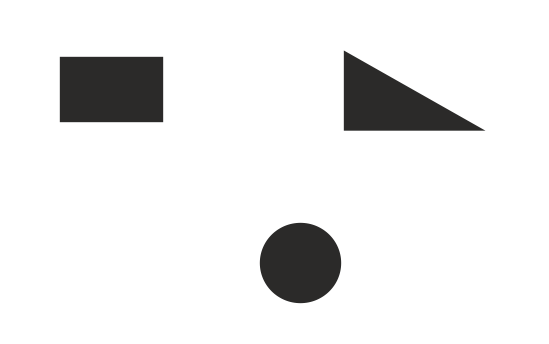
#> input picture task2/pattern1.png, 549 x 344 px, found by its file name
$ jupyter execute nl_scene-segmentation.ipynb
#> lines starting #> are read from the running program, lines starting #| are printed output that depends on the picture; after the words box and inside, x2 and y2 are one past the last pixel; in counts of white or black regions, pixels touching at a corner belong together; long printed decimals are rounded
[cell 1]
import numpy as np
import matplotlib.pyplot as plt
from skimage import io
from skimage.color import rgb2gray


path = './'

image = io.imread(path + 'pattern1.png')
#> image is the input picture: shape (344, 549, 3); mean R, G, B 235.3, 235.2, 235.1

image = rgb2gray(image)
#> image: shape (344, 549) float64

plt.imshow(image, cmap='gray')
plt.axis('on')
plt.suptitle('Analizowany obraz')
plt.show()

bins=np.arange(0, 257)
histo = np.histogram(image, bins=bins)

hist, bins = histo
#> hist = 256 values, max 170634 at index 1, min 0 at index 2, mean 737.7; bins = 257 values from 0 to 256

plt.plot(bins[:-1], hist)
plt.suptitle('Histogram')
plt.show()
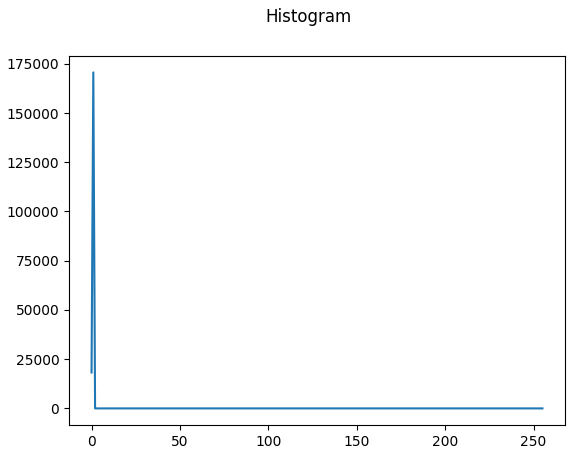
#> figure drawn by matplotlib, 1 panel; curve peaks at x = 1, y = 170634

[cell 2]
from skimage import filters

th = filters.threshold_otsu(image)
#> th = 0.581
print('Prog binaryzacji: ', th)
#| Prog binaryzacji:  0.581

binary = image < th
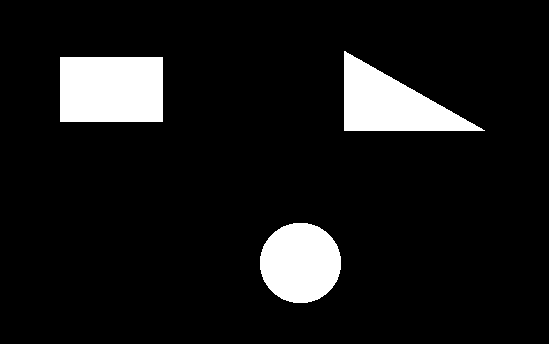
#> binary: shape (344, 549) bool; 9.3% white; 3 white regions, box (x1, y1, x2, y2) and area: (60, 57, 163, 122) 6695, (344, 51, 485, 131) 5711, (260, 223, 341, 303) 5128

plt.imshow(binary, cmap='binary')
plt.axis('on')
plt.suptitle('Obraz po binaryzacji')
plt.show()

[cell 3]
from scipy import ndimage as ndi
label_objects, nb_labels = ndi.label(binary)
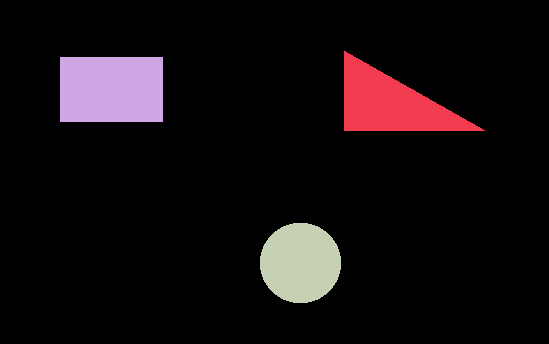
#> label_objects: shape (344, 549) int32; 4 distinct labels, from 0 to 3; one colour per label, 0 black
#> nb_labels = 3

sizes = np.bincount(label_objects.ravel())
#> sizes = [171322, 5711, 6695, 5128]
mask_sizes = sizes > 20
#> mask_sizes = [True, True, True, True]
mask_sizes[0] = 0

figures = mask_sizes[label_objects]

[cell 4]
plt.imshow(figures, cmap="hot")
plt.axis('on')
plt.suptitle('Obiekty na obrazie')
plt.show()

print(figures.shape)
#| (344, 549)
print(label_objects.shape)
#| (344, 549)
print(nb_labels)
#| 3

[cell 5]
plt.imshow(label_objects,cmap='hot')
plt.show()

mask_sizes
print(sizes, mask_sizes)
#| [171322   5711   6695   5128] [False  True  True  True]
print(label_objects[100][300])
#| 0
print(label_objects[100][400])
#| 1
print(label_objects[100][100])
#| 2
# print label_objects.size, label_objects.shape
print(np.sum(label_objects == 2))
#| 6695

[cell 6]
no_of_object = 2

def cog(labelledImage, objNumber):
    cx = 0
    cy = 0
    for y in range(labelledImage.shape[0]):
        for x in range(labelledImage.shape[1]):
            if labelledImage[y,x] == objNumber:
                cy = cy + y
                cx = cx + x

    cx = cx / sizes[objNumber]
    cy = cy / sizes[objNumber]

    return int(cy), int(cx)

cogs = []
for i in range(nb_labels):
    cogs.append(cog(label_objects, i+1))
#> this loop made 3 passes
#> (cx in cog, cy in cog) on passes 1 to 3: (390.8, 103.7), (111, 89), (300, 262.5)
#> after the loop, cogs = [(103, 390), (89, 111), (262, 300)]

print(cogs)
#| [(103, 390), (89, 111), (262, 300)]

[cell 7]
def drawMarkers(image, coords):

    image = np.copy(image)

    for item in coords:
        y,x = item
        for j in range(y-5, y+6):
            image[j,x] = 0
        for i in range(x-5, x+6):
            image[y,i] = 0
#> this loop made 3 passes
#> image: shape (344, 549) int32; 4 distinct labels, from 0 to 3

    return image


lo = drawMarkers(label_objects, cogs)
plt.figure(figsize=(10,10))
plt.imshow(lo,cmap='hot')
plt.show()

[cell 8]
from operator import itemgetter

cogs2 = sorted(cogs, key=itemgetter(0,1))
#> cogs2 = [(89, 111), (103, 390), (262, 300)]
print(cogs2)
#| [(89, 111), (103, 390), (262, 300)]

from numpy.linalg import norm
cogs3 = sorted(cogs, key=lambda tup: norm(tup))
#> cogs3 = [(89, 111), (262, 300), (103, 390)]
print(cogs3)
#| [(89, 111), (262, 300), (103, 390)]

for item in cogs3:
    print(norm(item))
#> this loop made 3 passes
#| 142.274
#| 398.301
#| 403.372

[cell 9]
import math

p1 = 0
p2 = 1

print(cogs3[p1], cogs3[p2])
#| (89, 111) (262, 300)
print(label_objects.shape[0])
#| 344

[cell 10]
y = cogs3[p1][0] - cogs3[p2][0]
#> y = -173
x = cogs3[p1][1] - cogs3[p2][1]
#> x = -189
print(x,y)
#| -189 -173

angle = math.degrees(math.atan2(-y, x)) + 180
#> angle = 317.5

print(int(angle))
#| 317

[cell 11]
def getFigure(labelledImage, objNumber):

    points = []
    for y in range(labelledImage.shape[0]):
        for x in range(labelledImage.shape[1]):
            if labelledImage[y,x] == objNumber:
                points.append((y,x))

    return points

print(nb_labels)
#| 3

[cell 12]
for i in range(nb_labels):
    pts = getFigure(label_objects, i+1)
    print(len(pts))
#> this loop made 3 passes
#| 5711
#| 6695
#| 5128

[cell 13]
def cog2(points):
    mx=0
    my=0
    for (y,x) in points:
        mx = mx + x
        my = my + y
    mx = mx/len(points)
    my = my/len(points)

    return [my, mx]


for i in range(nb_labels):
    pts = getFigure(label_objects, i+1)

    print('Liczba punktow: ',len(pts),' Srodek ciezkosci: ', cog2(pts))
#> this loop made 3 passes
#| Liczba punktow:  5711  Srodek ciezkosci:  [103.691, 390.841]
#| Liczba punktow:  6695  Srodek ciezkosci:  [89.0, 111.0]
#| Liczba punktow:  5128  Srodek ciezkosci:  [262.5, 300.0]

[cell 14]
from scipy.spatial import distance

def computeBB(points):

    s = len(points)
    my,mx = cog2(pts)

    r = 0
    for point in points:
         r = r + distance.euclidean(point,(my,mx))**2

    return s/(math.sqrt(2*math.pi*r))

[cell 15]
for i in range(nb_labels):
    pts = getFigure(label_objects, i+1)
    bb = computeBB(pts)

    print('Liczba punktow: ',len(pts), ' Srodek ciezkosci: ', cog2(pts), ' Blair-Bliss: ', bb)
#> this loop made 3 passes
#> (s in computeBB, bb) on passes 1 to 3: (5711, 0.784), (6695, 0.928), (5128, 1)
#| Liczba punktow:  5711  Srodek ciezkosci:  [103.691, 390.841]  Blair-Bliss:  0.7838
#| Liczba punktow:  6695  Srodek ciezkosci:  [89.0, 111.0]  Blair-Bliss:  0.9285
#| Liczba punktow:  5128  Srodek ciezkosci:  [262.5, 300.0]  Blair-Bliss:  1

[cell 16]
def computeFeret(points):

    px = [x for (y,x) in points]
    py = [y for (y,x) in points]

    fx = max(px) - min(px)
    fy = max(py) - min(py)

    return float(fy)/float(fx)

[cell 17]
for i in range(nb_labels):
    pts = getFigure(label_objects, i+1)
    bb = computeBB(pts)
    feret = computeFeret(pts)

    print('Liczba punktow: ',len(pts),'\nSrodek ciezkosci: ', cog2(pts),'\nBlair-Bliss: ', bb,'\nFeret: ',feret, '\n---\n')
#> this loop made 3 passes
#> (s in computeBB, bb, fx in computeFeret, fy in computeFeret, feret) on passes 1 to 3: (5711, 0.784, 140, 79, 0.564), (6695, 0.928, 102, 64, 0.627), (5128, 1, 80, 79, 0.988)
#> (printed output is left out)

[cell 18]
i = 1
pts = getFigure(label_objects, i+1)
#> pts = 6695 pairs, first value 57 to 121, second value 60 to 162
obj = np.zeros(image.shape, dtype='uint8')

for coords in pts:
    obj[coords] = 1
#> this loop made 6695 passes
#> coords on passes 1 to 3: (57, 60), (57, 61), (57, 62)
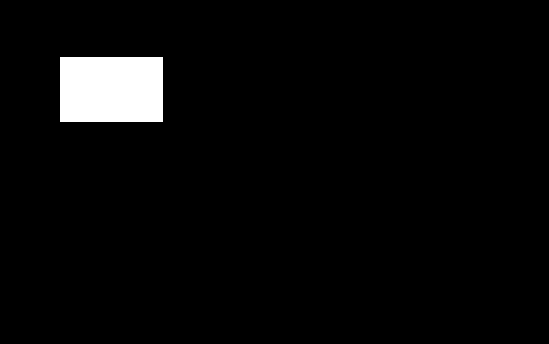
#> obj: shape (344, 549); values 0 (black) and 1 (white), 3.5% white; 1 white region, box (x1, y1, x2, y2) and area: (60, 57, 163, 122) 6695

import matplotlib.pyplot as plt
import numpy as np

plt.figure(figsize=(5,5))
plt.imshow(obj, cmap="gray")
plt.axis('off')
plt.show()

import cv2

moments = cv2.moments(obj)
#> moments = moments, m00 6695, centre m10/m00, m01/m00 = (111, 89)
print(moments)
#> (printed output is left out)
hu = cv2.HuMoments(moments)
#> hu = [0.185, 0.00631, 9.74e-30, 1.09e-30, -3.49e-60, -8.57e-32, -5.63e-61]
print(hu)
#| [[ 1.84615385e-01]
#|  [ 6.31425478e-03]
#|  [ 9.74056928e-30]
#|  [ 1.08576529e-30]
#|  [-3.48577485e-60]
#|  [-8.56552345e-32]
#|  [-5.63242356e-61]]

$ run again, with task2/pattern2.png copied over task2/pattern1.png
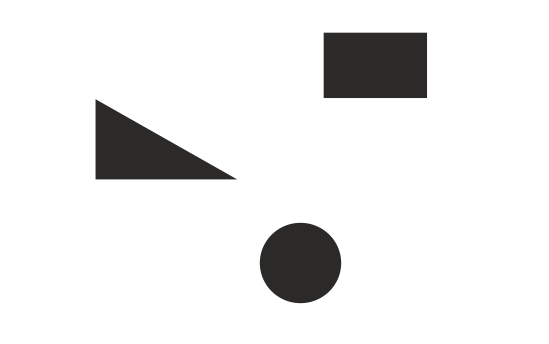
#> input picture task2/pattern2.png, 549 x 344 px, found by its file name
#> image is the input picture: shape (344, 549, 3); mean R, G, B 235.3, 235.2, 235.1
#> hist = 256 values, max 170620 at index 1, min 0 at index 2, mean 737.7; bins = 257 values from 0 to 256
#> th = 0.581
#| Prog binaryzacji:  0.581
#> binary: shape (344, 549) bool; 9.2% white; 3 white regions, box (x1, y1, x2, y2) and area: (324, 33, 427, 98) 6695, (96, 100, 236, 179) 5586, (260, 223, 341, 303) 5128
#> `label_objects, nb_labels = ndi.label(binary)`:
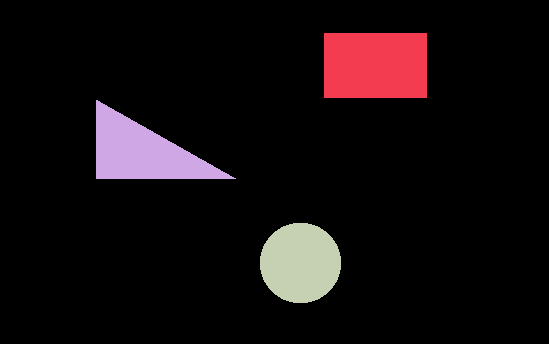
#> label_objects: shape (344, 549) int32; 4 distinct labels, from 0 to 3; one colour per label, 0 black
#> nb_labels = 3
#> sizes = [171447, 6695, 5586, 5128]
#> mask_sizes = [True, True, True, True]
#| (344, 549)
#| (344, 549)
#| 3
#| [171447   6695   5586   5128] [False  True  True  True]
#| 0
#| 0
#| 0
#| 5586
#> the loop `for i in range(nb_labels):` made 3 passes
#> after the loop `for i in range(nb_labels):`: cogs = [(65, 375), (151, 142), (262, 300)]
#| [(65, 375), (151, 142), (262, 300)]
#> the loop in drawMarkers, `for item in coords:` made 3 passes
#| [(65, 375), (151, 142), (262, 300)]
#> cogs3 = [(151, 142), (65, 375), (262, 300)]
#| [(151, 142), (65, 375), (262, 300)]
#> the loop `for item in cogs3:` made 3 passes
#> (printed output is left out)
#| (151, 142) (65, 375)
#| 344
#> `y = cogs3[p1][0] - cogs3[p2][0]`: y = 86
#> `x = cogs3[p1][1] - cogs3[p2][1]`: x = -233
#| -233 86
#> angle = 20.26
#| 20
#| 3
#> the loop `for i in range(nb_labels):` made 3 passes
#| 6695
#| 5586
#| 5128
#> the loop `for i in range(nb_labels):` made 3 passes
#> (printed output is left out)
#> the loop `for i in range(nb_labels):` made 3 passes
#> bb on passes 1 to 3: 0.928, 0.784, 1
#> (printed output is left out)
#> the loop `for i in range(nb_labels):` made 3 passes
#> (bb, feret) on passes 1 to 3: (0.928, 0.627), (0.784, 0.561), (1, 0.988)
#> (printed output is left out)
#> `pts = getFigure(label_objects, i+1)`: pts = 5586 pairs, first value 100 to 178, second value 96 to 235
#> the loop `for coords in pts:` made 5586 passes
#> coords on passes 1 to 3: (100, 96), (100, 97), (101, 96)
#> after the loop `for coords in pts:`:
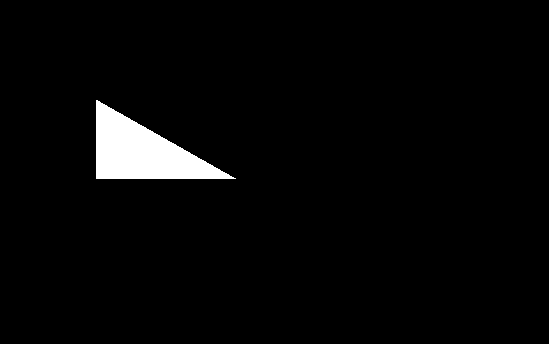
#> obj: shape (344, 549); values 0 (black) and 1 (white), 3% white; 1 white region, box (x1, y1, x2, y2) and area: (96, 100, 236, 179) 5586
#> moments = moments, m00 5586, centre m10/m00, m01/m00 = (142.3, 152)
#> (printed output is left out)
#> hu = [0.259, 0.0302, 0.00789, 0.00174, 6.25e-06, 0.000272, 1.57e-06]
#| [[2.59220037e-01]
#|  [3.01551065e-02]
#|  [7.89374178e-03]
#|  [1.73998026e-03]
#|  [6.25446790e-06]
#|  [2.71691595e-04]
#> (further printed lines are left out)

$ run again, with task2/pattern3.png copied over task2/pattern1.png
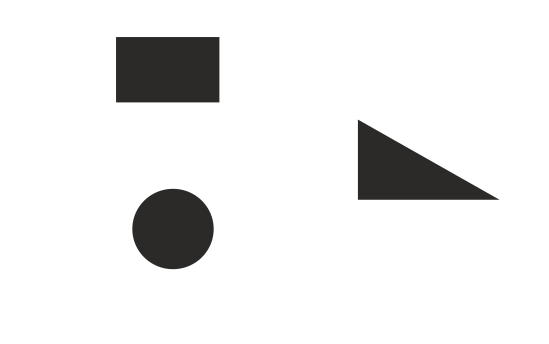
#> input picture task2/pattern3.png, 549 x 344 px, found by its file name
#> image is the input picture: shape (344, 549, 3); mean R, G, B 235.3, 235.2, 235.1
#> hist = 256 values, max 170817 at index 1, min 0 at index 2, mean 737.7; bins = 257 values from 0 to 256
#> th = 0.581
#| Prog binaryzacji:  0.581
#> binary: shape (344, 549) bool; 9.3% white; 3 white regions, box (x1, y1, x2, y2) and area: (116, 37, 219, 102) 6695, (358, 120, 499, 200) 5705, (132, 189, 214, 269) 5144
#> `label_objects, nb_labels = ndi.label(binary)`:
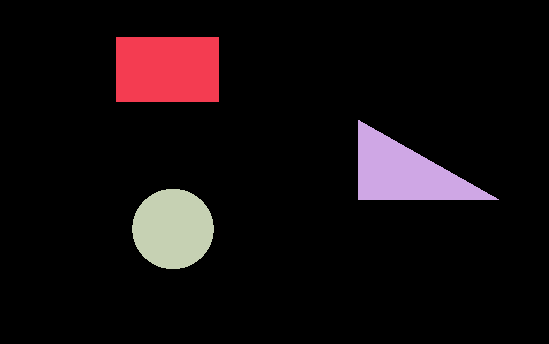
#> label_objects: shape (344, 549) int32; 4 distinct labels, from 0 to 3; one colour per label, 0 black
#> nb_labels = 3
#> sizes = [171312, 6695, 5705, 5144]
#> mask_sizes = [True, True, True, True]
#| (344, 549)
#| (344, 549)
#| 3
#| [171312   6695   5705   5144] [False  True  True  True]
#| 0
#| 0
#| 0
#| 5705
#> the loop `for i in range(nb_labels):` made 3 passes
#> after the loop `for i in range(nb_labels):`: cogs = [(69, 167), (172, 404), (228, 172)]
#| [(69, 167), (172, 404), (228, 172)]
#> the loop in drawMarkers, `for item in coords:` made 3 passes
#| [(69, 167), (172, 404), (228, 172)]
#> cogs3 = [(69, 167), (228, 172), (172, 404)]
#| [(69, 167), (228, 172), (172, 404)]
#> the loop `for item in cogs3:` made 3 passes
#> (printed output is left out)
#| (69, 167) (228, 172)
#| 344
#> `y = cogs3[p1][0] - cogs3[p2][0]`: y = -159
#> `x = cogs3[p1][1] - cogs3[p2][1]`: x = -5
#| -5 -159
#> angle = 271.8
#| 271
#| 3
#> the loop `for i in range(nb_labels):` made 3 passes
#| 6695
#| 5705
#| 5144
#> the loop `for i in range(nb_labels):` made 3 passes
#> (printed output is left out)
#> the loop `for i in range(nb_labels):` made 3 passes
#> bb on passes 1 to 3: 0.928, 0.784, 1
#> (printed output is left out)
#> the loop `for i in range(nb_labels):` made 3 passes
#> (bb, feret) on passes 1 to 3: (0.928, 0.627), (0.784, 0.564), (1, 0.975)
#> (printed output is left out)
#> `pts = getFigure(label_objects, i+1)`: pts = 5705 pairs, first value 120 to 199, second value 358 to 498
#> the loop `for coords in pts:` made 5705 passes
#> coords on passes 1 to 3: (120, 358), (120, 359), (121, 358)
#> after the loop `for coords in pts:`:
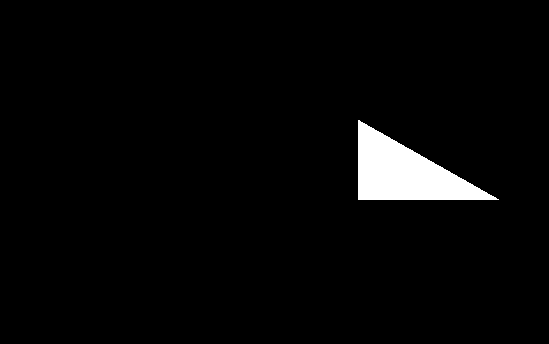
#> obj: shape (344, 549); values 0 (black) and 1 (white), 3% white; 1 white region, box (x1, y1, x2, y2) and area: (358, 120, 499, 200) 5705
#> moments = moments, m00 5705, centre m10/m00, m01/m00 = (404.8, 172.7)
#> (printed output is left out)
#> hu = [0.259, 0.0301, 0.00787, 0.00173, 6.18e-06, 0.000269, 1.56e-06]
#| [[2.59109410e-01]
#|  [3.01052396e-02]
#|  [7.87180150e-03]
#|  [1.72771217e-03]
#|  [6.17666724e-06]
#|  [2.69268727e-04]
#> (further printed lines are left out)
